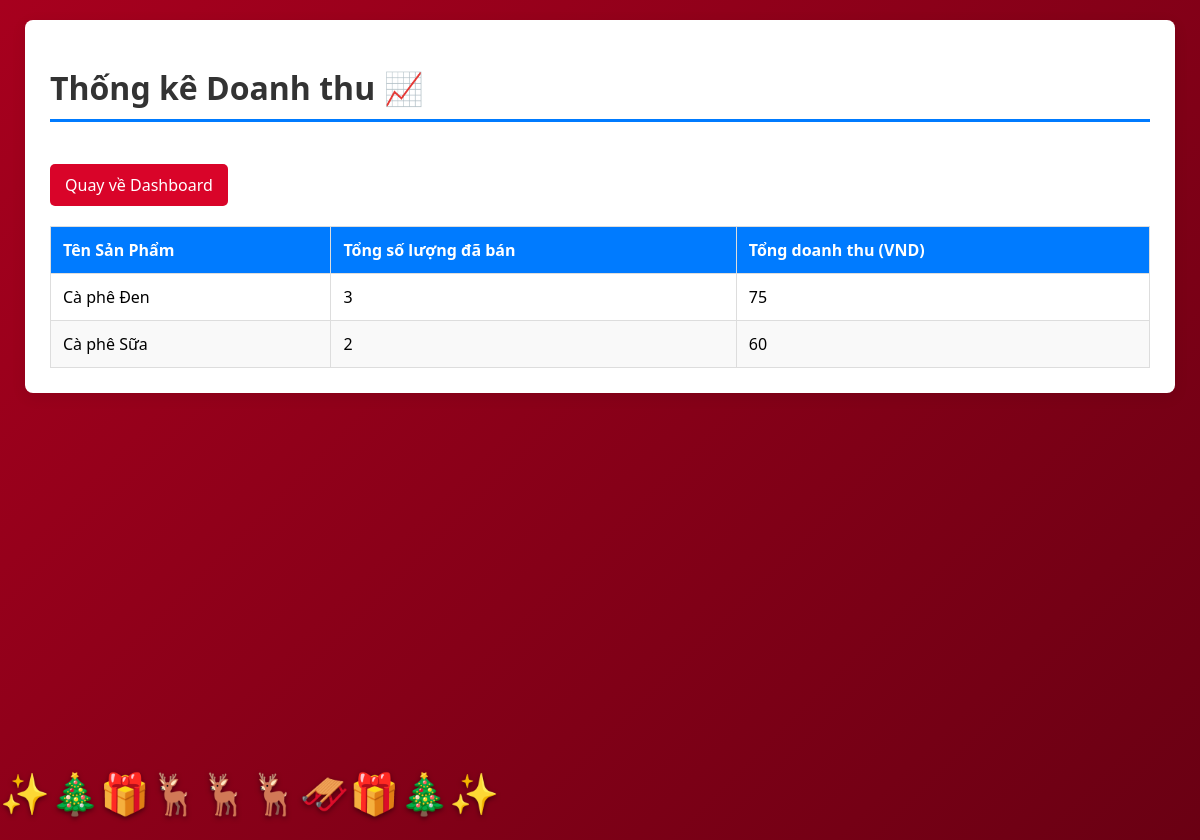
Page /backend/thongke.php (signed in) on the committed database.
### tables this page shows
CREATE TABLE `addproducts` (
  `ProductID` int(11) NOT NULL,
  `ProductName` varchar(100) DEFAULT NULL,
  `Price` decimal(10,2) DEFAULT NULL,
  `QuantityInStock` int(11) DEFAULT NULL,
  `Quantity` int(11) NOT NULL DEFAULT 1,
  `Size` varchar(50) DEFAULT 'M',
  `Topping` varchar(255) DEFAULT '',
  `Edit` varchar(255) DEFAULT NULL,
  `Sold` int(11) NOT NULL DEFAULT 0
);

### backend/thongke.php (the view, shortened to what this page needs)
<?php
require 'connect.php';
$sql = "CALL GetSalesStatisticsReport()";
$result = $conn->query($sql);
?>
<!DOCTYPE html>
<html lang="vi">
<head>
</head>
<body>
    <div class="sleigh-animation">✨🎄🎁🦌🦌🦌🛷🎁🎄✨</div>
    <div class="snow-container" aria-hidden="true">
    </div>
    <div class="container">
        <h1>Thống kê Doanh thu 📈</h1>
        <a href="../html/index.html" class="btn-back">Quay về Dashboard</a>
        <table>
            <thead>
                <tr>
                    <th>Tên Sản Phẩm</th>
                    <th>Tổng số lượng đã bán</th>
                    <th>Tổng doanh thu (VND)</th>
                </tr>
            </thead>
            <tbody>
                <?php
                if ($result && $result->num_rows > 0) {
                    while($row = $result->fetch_assoc()) {
                        echo "<tr>";
                        echo "<td>" . htmlspecialchars($row["ProductName"]) . "</td>";
                        echo "<td>" . $row["TotalQuantitySold"] . "</td>";
                        echo "<td>" . number_format($row["TotalRevenue"], 0, ',', '.') . "</td>";
                        echo "</tr>";
                    }
                } else {
                    echo "<tr><td colspan='3' style='text-align: center;'>Chưa có dữ liệu thống kê.</td></tr>";
                }
                ?>
            </tbody>
        </table>
    </div>
</body>
</html>

### backend/thongke.php (style rules this page uses)
body { position: relative; }
.snow-container { position: fixed; top: 0; left: 0; width: 100%; height: 100%; overflow: hidden; z-index: 1; }
.sleigh-animation { position: fixed; bottom: 20px; font-size: 40px; text-shadow: 0 2px 5px rgba(0,0,0,0.5); z-index: 10; pointer-events: none; width: 600px; white-space: nowrap; animation: sleigh-ride-R-L 20s linear infinite; }
body { font-family: system-ui, -apple-system, BlinkMacSystemFont, 'Segoe UI', Roboto, Oxygen, Ubuntu, Cantarell, 'Open Sans', 'Helvetica Neue', sans-serif; background: linear-gradient(135deg, #a7001e, #6a0013); min-height: 100vh; margin: 0; padding: 20px 0; overflow-x: hidden; }
.container { max-width: 1100px; margin: 0 auto; background: #fff; padding: 25px; border-radius: 8px; box-shadow: 0 4px 15px rgba(0,0,0,0.08); position: relative; z-index: 5; }
h1 { border-bottom: 3px solid #007bff; padding-bottom: 10px; color: #333; }
table { width: 100%; border-collapse: collapse; margin-top: 20px; }
th, td { border: 1px solid #ddd; padding: 12px; text-align: left; }
th { background-color: #007bff; color: white; }
tr:nth-child(even) { background-color: #f9f9f9; }
a.btn-back { text-decoration: none; background: #d90429; color: white; padding: 10px 15px; border-radius: 5px; margin-top: 20px; display: inline-block; }

### rows in the picture
addproducts: ProductName "Cà phê Đen", TotalQuantitySold "3", TotalRevenue "75"
addproducts: ProductName "Cà phê Sữa", TotalQuantitySold "2", TotalRevenue "60"
